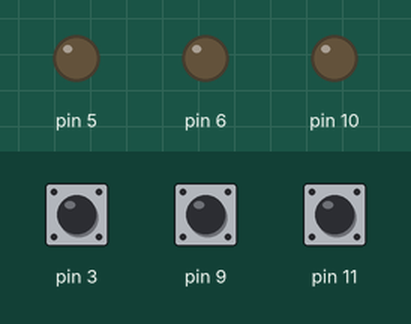
This sketch was run on a simulated Arduino Uno, built with avr-gcc and run on an emulated ATmega328P. Shown: output pins drawn as LEDs (lit = HIGH). The test bench sets the inputs (shaded band); at power-on: pin 3 HIGH, pin 9 HIGH, pin 11 HIGH.

Above: at 1.2 s.
1.3 s: pin 3 pulled LOW for 0.15 s
At 2.3 s:
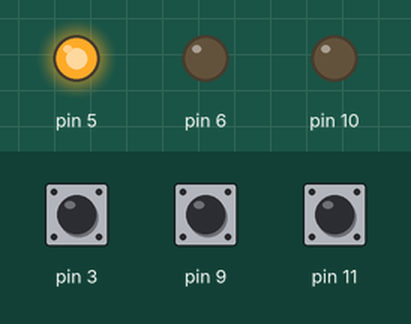
2.9 s: pin 9 pulled LOW for 0.15 s
At 3.5 s:
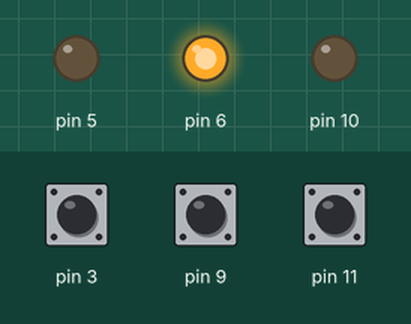
4.5 s: pin 11 pulled LOW for 0.15 s
At 5.7 s:
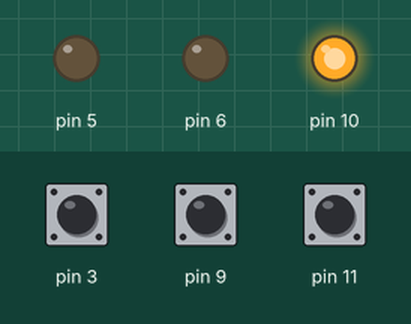
6.1 s: pin 3 pulled LOW for 1 s
At 7.2 s:
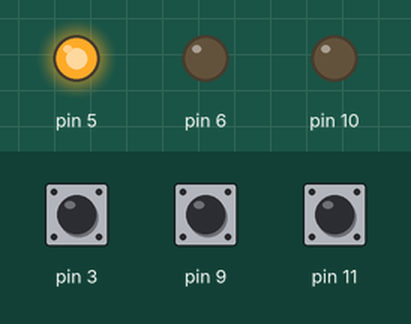
8.6 s: pin 9 pulled LOW for 1 s
At 9.1 s:
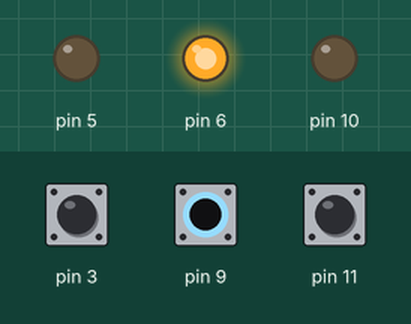
Timing chart, 0 to 11.6 s (numbered marks = the images above; inputs shaded):
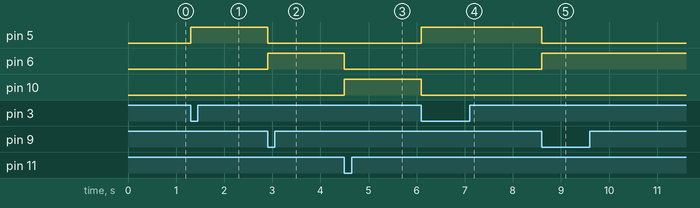

Measured:
- after the input at 1.3 s, pin 5: LOW → HIGH at once
- after the input at 2.9 s, pin 5: HIGH → LOW at once; pin 6: LOW → HIGH at once
- after the input at 4.5 s, pin 6: HIGH → LOW at once; pin 10: LOW → HIGH at once
- after the input at 6.1 s, pin 5: LOW → HIGH at once; pin 10: HIGH → LOW at once
- after the input at 8.6 s, pin 5: HIGH → LOW at once; pin 6: LOW → HIGH at once

The sketch:

RGB_LED_3_SWITCHES.ino
```cpp
int button1State;
int button2State;
int button3State;

void setup() {
  pinMode(3, INPUT_PULLUP);
  pinMode(9, INPUT_PULLUP);
  pinMode(11, INPUT_PULLUP);
  pinMode(5, OUTPUT);
  pinMode(6, OUTPUT);
  pinMode(10, OUTPUT);
  Serial.begin(9600);
}

void loop() {
  button1State = digitalRead(3);
  button2State = digitalRead(9);
  button3State = digitalRead(11);

  if (button1State == LOW) {
    digitalWrite(5, HIGH);
    digitalWrite(6, LOW);
    digitalWrite(10,LOW);

  }

   else if (button2State == LOW) {
    digitalWrite(5, LOW);
    digitalWrite(6, HIGH);
    digitalWrite(10,LOW);

  }

   else if (button3State == LOW) {
    digitalWrite(5, LOW);
    digitalWrite(6, LOW);
    digitalWrite(10,HIGH);

   }


}
```
